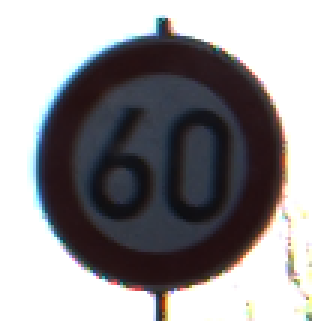
#> input picture DataScienceAndArtificialIntelligence/BasicLinearAlgebra/5.traffic_sign/sign2.png, 104 x 107 px (shown 3 times larger)
$ jupyter execute 5.TrafficSign.ipynb
#> lines starting #> are read from the running program, lines starting #| are printed output that depends on the picture; long printed decimals are rounded
### Traffic sign

[cell 1]
import cv2
import numpy as np

img1 = cv2.imread('sign2.png', 1)
#> img1 is the input picture: shape (107, 104, 3); mean B, G, R 146.5, 143.9, 146.1
# flips the image img1 vertically (upside down) using OpenCV
img2 = cv2.flip(img1, 0)
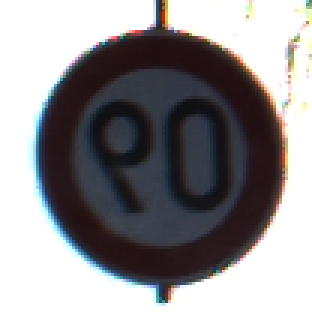
#> img2: shape (107, 104, 3) (shown 3 times larger); mean B, G, R 146.5, 143.9, 146.1
cv2.imwrite('sign5.png', img2)
#> Out = True

[cell 2]
import matplotlib.pyplot as plt
import sys

def show_img(path):
#> called with path = 'sign2.png'
    data = cv2.imread(path, cv2.IMREAD_COLOR)
    if data is None:
        sys.exit("Data is empty!")
    data = data[:, :, ::-1]
    data = cv2.cvtColor(data, cv2.COLOR_BGR2RGB)
    plt.imshow(data)
    plt.axis('off')
    plt.show()

[cell 3]
show_img('sign2.png')

[cell 4]
show_img('sign5.png')

[cell 5]
show_img('sign3.png')
#> call 3 of show_img, with path = 'sign3.png'
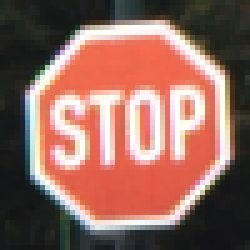
#> input picture DataScienceAndArtificialIntelligence/BasicLinearAlgebra/5.traffic_sign/sign3.png, 50 x 50 px (shown 5 times larger)
#> in show_img, data is the input picture: shape (50, 50, 3); mean B, G, R 94.4, 104, 145.3

[cell 6]
show_img('sign4.png')
#> call 4 of show_img, with path = 'sign4.png'
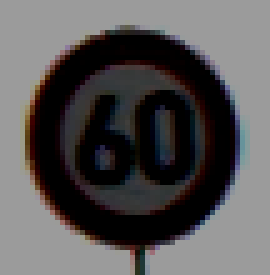
#> input picture DataScienceAndArtificialIntelligence/BasicLinearAlgebra/5.traffic_sign/sign4.png, 54 x 55 px (shown 5 times larger)
#> in show_img, data is the input picture: shape (55, 54, 3); mean B, G, R 85.5, 85.1, 87.5

[cell 7]
import numpy as np
import cv2
import matplotlib.pyplot as plt


# read a color image
img1 = cv2.imread('sign1.png')
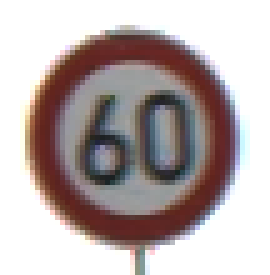
#> input picture DataScienceAndArtificialIntelligence/BasicLinearAlgebra/5.traffic_sign/sign1.png, 54 x 55 px (shown 5 times larger)
#> img1 is the input picture: shape (55, 54, 3); mean B, G, R 172.4, 172.9, 184.3
img1 = cv2.resize(img1, (100, 100))
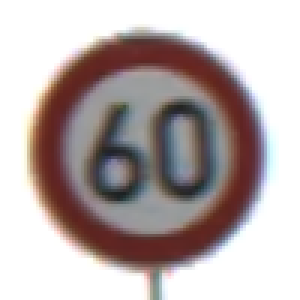
#> img1: shape (100, 100, 3) (shown 3 times larger); mean B, G, R 172.3, 172.8, 184.3

img2 = cv2.imread('sign5.png')
img2 = cv2.resize(img2, (100, 100))
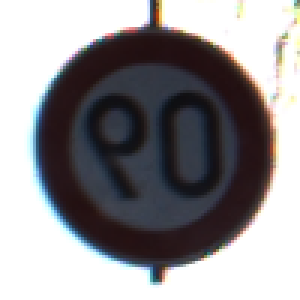
#> img2: shape (100, 100, 3) (shown 3 times larger); mean B, G, R 146.4, 143.8, 146

img3 = cv2.imread('sign3.png')
img3 = cv2.resize(img3, (100, 100))
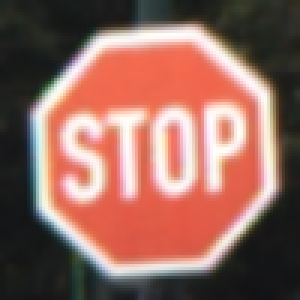
#> img3: shape (100, 100, 3) (shown 3 times larger); mean B, G, R 94.3, 103.9, 145.2

img4 = cv2.imread('sign4.png')
img4 = cv2.resize(img4, (100, 100))
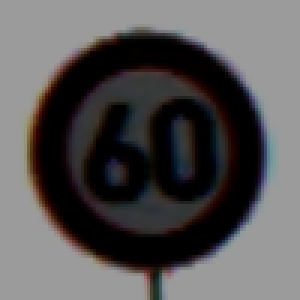
#> img4: shape (100, 100, 3) (shown 3 times larger); mean B, G, R 85.5, 85.1, 87.4

[cell 8]
print(img1.shape)
#| (100, 100, 3)
print(img2.shape)
#| (100, 100, 3)
print(img3.shape)
#| (100, 100, 3)
print(img4.shape)
#| (100, 100, 3)

[cell 9]
L1_s1_s2 = np.sum(np.abs(img1 - img2)) / (100*100*3)
#> L1_s1_s2 = 50.62
print(L1_s1_s2)
#| 50.619

[cell 10]
L1_s1_s3 = np.sum(np.abs(img1 - img3)) / (100*100*3)
#> L1_s1_s3 = 171.8
print(L1_s1_s3)
#| 171.840

[cell 11]
L1_s1_s4 = np.sum(np.abs(img1 - img4)) / (100*100*3)
#> L1_s1_s4 = 90.5
print(L1_s1_s4)
#| 90.495

[cell 12]
from numpy.linalg import norm

def cos_sim(x, y):
    x = x.flatten()
    y = y.flatten()

    x = x.astype(np.float64)
    y = y.astype(np.float64)

    cos_sim = np.dot(x, y) / (norm(x)*norm(y))
#> cos_sim = 1
    return cos_sim

[cell 13]
cos_sim(img1, img1)
#> Out = 1

[cell 14]
cos_sim(img1, img3)
#> Out = 0.575

[cell 15]
cos_sim(img1, img4)
#> Out = 0.967
